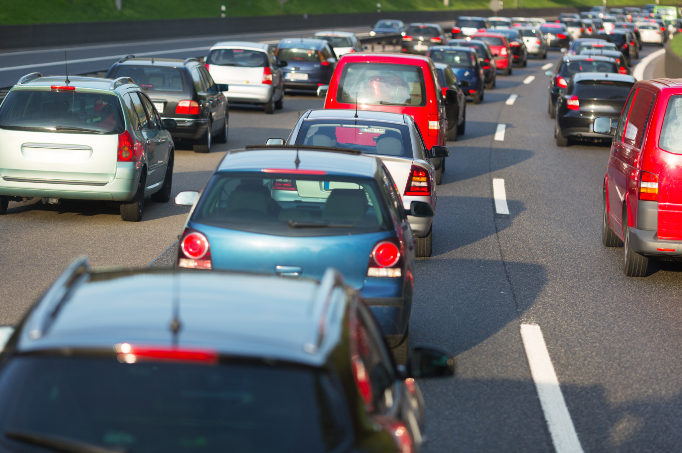
//> input picture Lab05/x64/Debug/traffic.png, 682 x 453 px
$ ./Lab07 ../../Lab05/x64/Debug/firefox_small.jpg ../../Lab05/x64/Debug/traffic.png out.png 2 2   (built with g++ and OpenCV 4)
//> lines starting //> are read from the running program, lines starting //| are printed output that depends on the picture
### Lab07/Lab07/FrequencyFilter.h
#pragma once
#include "ComplexImage.h"


/// <remarks><para>Class cài đặt filter theo tần số. Chỉ giữ lại các giá trị nằm trong khoảng
///tần số quy định</para>
///
/// <para>Cách dùng:</para>
/// <code>
/// // tạo complex image
/// ComplexImage complexImage.FromOpenCVMat( image );
/// // thực hiện Fourier transformation thuận
/// complexImage.ForwardFourierTransform( );
/// // tạo filter theo tần số với 2 khoảng tần số
/// FrequencyFilter filter = FrequencyFilter( 20, 128 );
/// // áp dụng filter
/// filter.Apply( complexImage );
/// // thực hiện Fourier transformation nghịch
/// complexImage.BackwardFourierTransform( );
/// // chuyển về lại opencv mat
/// Mat fourierImage = complexImage.ToOpenCVMat( );
/// </code>

class FrequencyFilter
{
	/// khoảng tần số xác định
	/// <para>Default value is set to <b>[0, 1024]</b>.</para></remarks>
	///
	int _minRange;
	int _maxRange;
public:
	FrequencyFilter(int minRange, int maxRange);
	~FrequencyFilter();

	/// <summary>
	/// Áp dụng filter cho complex image.
	/// </summary>
	ComplexImage Apply(ComplexImage complexImage);
};

### Lab07/Lab07/Complex.h
#pragma once
#include "stdafx.h"
#include <opencv2/core/core.hpp>
#include <opencv2/imgproc/imgproc.hpp>
#include <opencv2/highgui/highgui.hpp>
#include <math.h>
#include <vector>
#include "opencv2/highgui/highgui_c.h"

using namespace cv;

### Lab07/Lab07/FourierTransform.h
#pragma once
#define PI 3.14159265
#include "Complex.h"
#include "ComplexImage.h"
/// <summary>
/// Xác định Fourier thuận hay nghịch
/// </summary>
enum Direction
{
	/// <summary>
	/// Fourier thuận
	/// </summary>
	Forward = 1,

	/// <summary>
	/// Fourier nghịch
	/// </summary>
	Backward = -1
};


/// <summary>
/// Fourier transformation.
/// </summary>
///
/// <remarks>Class cài đặt phép biến đổi
/// Discrete and Fast Fourier Transformation.</remarks>
///

// Copyright © Andrew Kirillov, 2005-2009
// andrew.kirillov@aforgenet.com
//
// FFT idea from Exocortex.DSP library
// http://www.exocortex.org/dsp/
//

class FourierTransform
{
public:
	/// <summary>
	/// Discrete Fourier Transform 1 chiều
	/// </summary>
	///
	/// <param name="data">Data to transform.</param>
	/// <param name="direction">Transformation direction.</param>
	///
	Mat DFT(cv::Mat data, Direction direction);

	/// <summary>
	/// Discrete Fourier Transform 2 chiều
	/// </summary>
	///
	/// <param name="data">Data to transform.</param>
	/// <param name="direction">Transformation direction.</param>
	///
	Mat DFT2(cv::Mat data, Direction direction);

	/// <summary>
	/// Fast Fourier Transform 1 chiều
	/// </summary>
	///
	/// <param name="data">Data to transform.</param>
	/// <param name="direction">Transformation direction.</param>
	///
	void FFT(cv::Mat data, Direction direction);

	/// <summary>
	/// Fast Fourier Transform 2 chiều
	/// </summary>
	///
	/// <param name="data">Data to transform.</param>
	/// <param name="direction">Transformation direction.</param>
	///
	Mat FFT2(cv::Mat data, Direction direction);
	FourierTransform();
	~FourierTransform();
};

### Lab07/Lab07/ComplexImage.h
#pragma once
#include "stdafx.h"
#include "FourierTransform.h"
#include <iostream>

using namespace std;

/// <summary>
/// Complex image.
/// </summary>
///
/// <remarks><para>class dùng để biểu diễn ảnh khi chuyển sang miền tần số
/// </para>
///
/// <para>Cách dùng:</para>
/// <code>
/// // tạo complex image từ cấu trúc Mat của OpenCV
/// ComplexImage complexImage = ComplexImage.FromOpenCVMat( image );
/// // thực hiện phép biến đổi Fourier thuận
/// complexImage.ForwardFourierTransform( );
/// // chuyển lại sang cấu trúc Mat
/// Mat fourierImage = complexImage.ToOpenCVMat( );
/// </code>
///


class ComplexImage
{

	// ma trận số phức, mỗi phần tử là 1 số phức gồm 2 thành phần thực và ảo
	// tạo ma trận số thực với 2 channels
	Mat data;
	// image dimension
	int width;
	int height;
	// current state of the image (transformed with Fourier ot not)
	bool fourierTransformed;
public:
	ComplexImage();
	~ComplexImage();

	/// <summary>
	/// tạo complex image từ cấu trúc Mat của OpenCV
	/// </summary>
	static ComplexImage FromOpenCVMat(Mat image);
	Mat getData();
	void setData(Mat dat);
	/// <summary>
	/// chuyển từ complex image sang cấu trúc Mat
	/// </summary>
	Mat ToOpenCVMat();

	/// <summary>
	/// Áp dụng phép Fourier thuận cho complex image
	/// </summary>
	///
	void ForwardFourierTransform();


	/// <summary>
	/// Áp dụng phép Fourier nghịch cho complex image
	/// </summary>
	///
	void BackwardFourierTransform();
};

### Lab07/Lab07/stdafx.h
// stdafx.h : include file for standard system include files,
// or project specific include files that are used frequently, but
// are changed infrequently
//

#pragma once

#include "targetver.h"

#include <stdio.h>
#include <tchar.h>


// TODO: reference additional headers your program requires here

### Lab07/Lab07/ComplexImage.cpp
#include "stdafx.h"
#include "ComplexImage.h"

ComplexImage::ComplexImage()
{
}

ComplexImage::~ComplexImage()
{
}

ComplexImage ComplexImage::FromOpenCVMat(Mat image)
{


	ComplexImage C;
	int row = image.rows; //số dòng của ảnh gốc --> chiều dài
	int col = image.cols; //số cột của ảnh gốc--> chiều rộng
	C.width = col;
	C.height = row;

	Mat planes[] = { Mat_<double>(image), Mat::zeros(image.size(), CV_64F) };
	merge(planes, 2, C.data);
	return C;
}

Mat ComplexImage::ToOpenCVMat()
{
	Mat A = Mat(height, width, CV_64FC1);
	double R;
	double I;
	for (int y = 0; y < height; y++)
	{
		for (int x = 0; x < width; x++)
		{
			R = data.at<cv::Vec2d>(y, x)[0];
			R *= R;
			I = data.at<cv::Vec2d>(y, x)[1];
			I *= I;

			A.at<double>(y, x) = sqrt(R + I);
		}
	}

	return A;
}

// [28 lines left out: functions ForwardFourierTransform, BackwardFourierTransform, getData, setData, not called in this run]

### Lab07/Lab07/Lab07.cpp
// Lab07.cpp : Defines the entry point for the console application.
//

#include "stdafx.h"
#include <iostream>
#include "ComplexImage.h"
#include "FourierTransform.h"
#include "FrequencyFilter.h"

using namespace std;

int main(int argc, char* argv[])
{

	Mat srcImage, srcImage2, dest_Image;

	string cmd = string(argv[1]);
	//CV_LOAD_IMAGE_GRAYSCALE
	srcImage = imread(argv[2], 0);
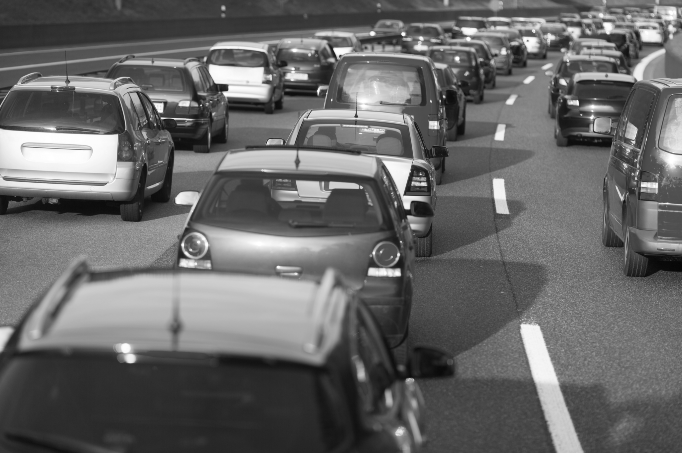
//> srcImage: 453 rows x 682 cols, CV_8UC1; min 5, max 255, mean 103.3
	string outputName = string(argv[3]);
//> outputName = "out.png"
	if (srcImage.data == NULL) {
		cout << "Can't open image" << endl;
		return 0;
	}
	ComplexImage complexImage = ComplexImage::FromOpenCVMat(srcImage);
//> in FromOpenCVMat, `Mat planes[] = { Mat_<double>(image), Mat::zeros(image.size(), CV_64F)..`: planes[1]: 453 rows x 682 cols, CV_64FC1; every value is 0

	if (cmd == "--fft")
	{
		/// // thực hiện phép biến đổi Fourier thuận
		complexImage.ForwardFourierTransform();

	}
	if (cmd == "--ifft")
	{
		/// // thực hiện Fourier transformation nghịch
		complexImage.BackwardFourierTransform( );
	}
	if (cmd == "--freq")
	{
		FrequencyFilter filter = FrequencyFilter(atof(argv[5]), atof(argv[4]));
		/// // thực hiện phép biến đổi Fourier thuận
		complexImage.ForwardFourierTransform();
		/// // áp dụng filter
		complexImage = filter.Apply( complexImage );
		/// // thực hiện Fourier transformation nghịch
		complexImage.BackwardFourierTransform( );

	}

	namedWindow("Show Image", WINDOW_AUTOSIZE);
	imshow("Show Image", srcImage);

	/// // thực hiện phép biến đổi Fourier thuận

	//complexImage.BackwardFourierTransform( );


	/// // áp dụng filter
	//complexImage = filter.Apply( complexImage );
	/// // thực hiện Fourier transformation nghịch
	//complexImage.BackwardFourierTransform( );

	/// // chuyển lại sang cấu trúc Mat
	Mat fourierImage = complexImage.ToOpenCVMat();
//> the loop in ToOpenCVMat, `for (int y = 0; y < height; y++)` made 453 passes
//> R on passes 1 to 3: 11449, 11664, 13456
//> after the loop in ToOpenCVMat, `for (int y = 0; y < height; y++)`: R = 5476; I = 0
	imwrite(outputName, fourierImage);
	namedWindow("fourier image", WINDOW_AUTOSIZE);
	imshow("fourier image", fourierImage);

	waitKey(0);

	return 0;
}
